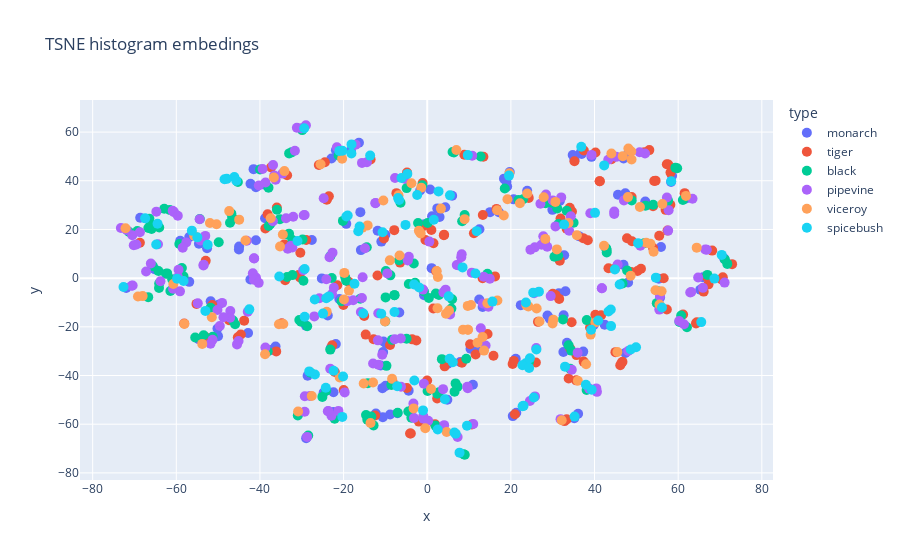
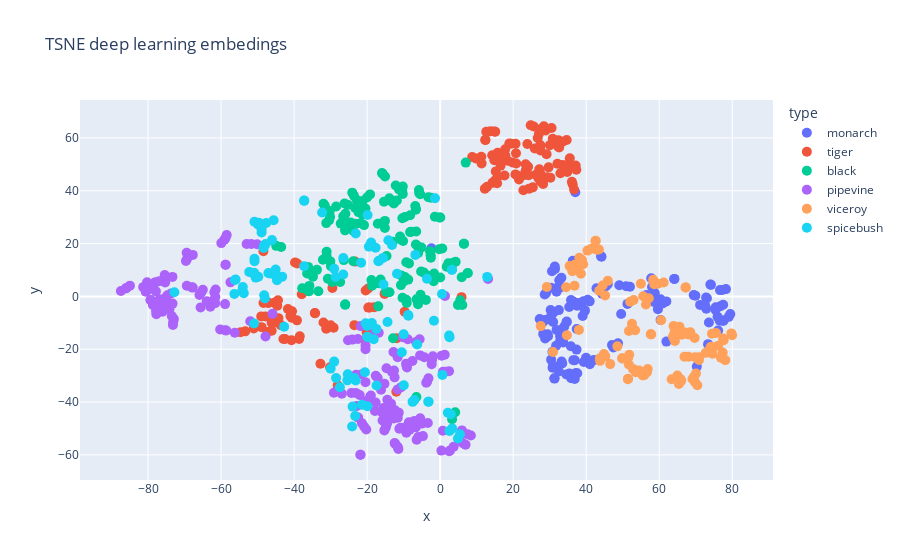
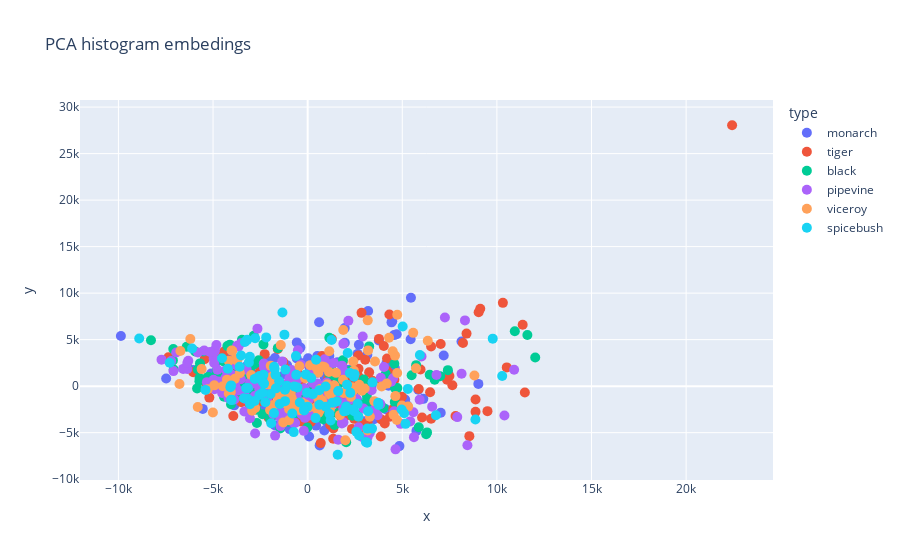
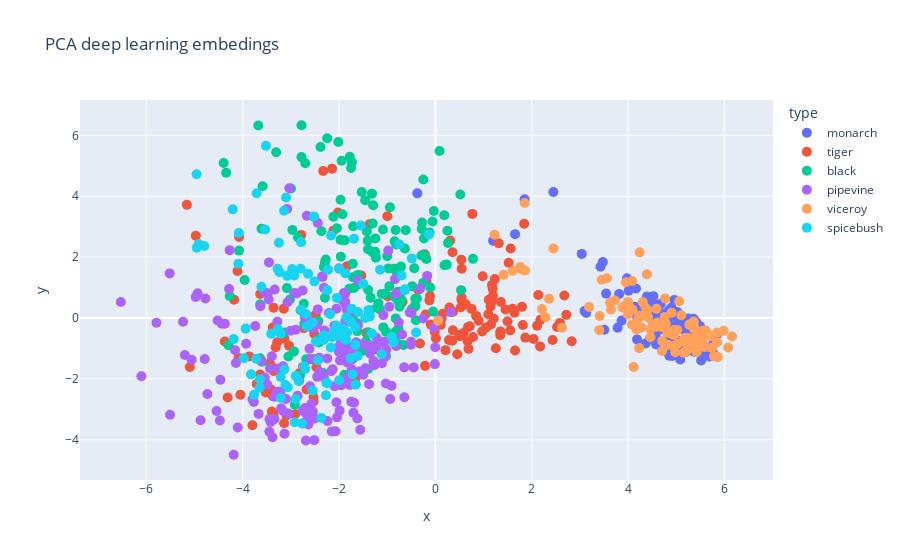

Notebook code cell kept with these figures, in order:
### Code cell
#------------------------------
# TNSE

fig = px.scatter(df_tsne_histograms, x="x", y="y", color="type", title="TSNE histogram embedings")
fig.update_traces(textfont_size=10, marker=dict(size=10))
fig.update_layout(template="plotly")

fig.show()

fig = px.scatter(df_tsne_deep_embedings, x="x", y="y", color="type", title="TSNE deep learning embedings")

fig.update_traces(textfont_size=10, marker=dict(size=10))
fig.update_layout(template="plotly")

fig.show()

#------------------------------
# PCA
fig = px.scatter(df_pca_histograms, x="x", y="y", color="type", title="PCA histogram embedings")
fig.update_traces(textfont_size=10, marker=dict(size=10))
fig.update_layout(template="plotly")

fig.show()

fig = px.scatter(df_pca_deep_embedings, 
                 x="x", 
                 y="y", 
                 color="type", 
                 title="PCA deep learning embedings")

fig.update_traces(textfont_size=10, marker=dict(size=10))
fig.update_layout(template="plotly")

fig.show()

### Figure 1 — Plotly figure (JSON) as saved in the notebook; plotly's stock layout.template omitted (floating-point values rounded to 4 significant figures; data arrays with more than 128 entries replaced by an {"elided": "..."} marker saying what was removed)
{"data": [{"hovertemplate": "type=monarch<br>x=%{x}<br>y=%{y}<extra></extra>", "legendgroup": "monarch", "marker": {"color": "#636efa", "size": 10, "symbol": "circle"}, "mode": "markers", "name": "monarch", "orientation": "v", "showlegend": true, "textfont": {"size": 10}, "type": "scatter", "x": {"elided": "132 float values"}, "xaxis": "x", "y": {"elided": "132 float values"}, "yaxis": "y"}, {"hovertemplate": "type=tiger<br>x=%{x}<br>y=%{y}<extra></extra>", "legendgroup": "tiger", "marker": {"color": "#EF553B", "size": 10, "symbol": "circle"}, "mode": "markers", "name": "tiger", "orientation": "v", "showlegend": true, "textfont": {"size": 10}, "type": "scatter", "x": {"elided": "152 float values"}, "xaxis": "x", "y": {"elided": "152 float values"}, "yaxis": "y"}, {"hovertemplate": "type=black<br>x=%{x}<br>y=%{y}<extra></extra>", "legendgroup": "black", "marker": {"color": "#00cc96", "size": 10, "symbol": "circle"}, "mode": "markers", "name": "black", "orientation": "v", "showlegend": true, "textfont": {"size": 10}, "type": "scatter", "x": {"elided": "160 float values"}, "xaxis": "x", "y": {"elided": "160 float values"}, "yaxis": "y"}, {"hovertemplate": "type=pipevine<br>x=%{x}<br>y=%{y}<extra></extra>", "legendgroup": "pipevine", "marker": {"color": "#ab63fa", "size": 10, "symbol": "circle"}, "mode": "markers", "name": "pipevine", "orientation": "v", "showlegend": true, "textfont": {"size": 10}, "type": "scatter", "x": {"elided": "192 float values"}, "xaxis": "x", "y": {"elided": "192 float values"}, "yaxis": "y"}, {"hovertemplate": "type=viceroy<br>x=%{x}<br>y=%{y}<extra></extra>", "legendgroup": "viceroy", "marker": {"color": "#FFA15A", "size": 10, "symbol": "circle"}, "mode": "markers", "name": "viceroy", "orientation": "v", "showlegend": true, "textfont": {"size": 10}, "type": "scatter", "x": [-34.42, 36.01, 32.15, 8.934, 28.23, -69.16, 2.542, -13.56, -24.03, -38.78, 52.37, 6.964, 26.83, -36.68, -34.53, 33.78, 35.78, -19.91, 2.264, 48.09, 45.46, -51.51, 48.63, 42.26, 54.58, 24.19, 13.57, 18.3, -14.25, 16.72, -72.15, -10.49, -12.96, 23.71, -1.442, 19.64, 30.14, -47.35, 30.64, 56.04, -20.92, -37.44, -51.95, 26.17, 10.47, 54.12, -8.405, 39.07, 9.722, -44.97, -3.26, -6.869, -25.5, 64.43, 40.22, 16.77, 2.456, -43.46, 23.91, 48.79, -68.05, -15.51, 9.731, 27.85, 30.99, 12.03, -34.15, 3.27, 44.04, 61.86, 9.689, 0.8956, 56.22, 47.99, 5.201, -30.88, -10.09, -60.71, 48.85, -19.82, 46.75, -27.61, -15.19, 55.53, 29.96, -0.4694, 19.18, -55.72, -6.617, 50.85, -3.777, -58.07, 37.98, 4.48, 22.16, 8.551, -35.2, -1.578, 4.642, 53.36, -35.46, -8.945, -53.8, -18.72, 13.23, -1.997, 14.38, -50.38, -20.35], "xaxis": "x", "y": [-18.85, -42.14, -58.4, 24.24, 16.12, -7.566, 0.4743, -59.5, -13.79, -31.27, 14.57, 52.65, -17.82, 41.37, 17.93, 22.65, 17.61, -8.732, 2.934, 53.29, -30.34, -16.02, 1.0, 13.32, -4.988, -11.61, -29.77, 25.76, 21.66, 27.89, 20.47, 31.88, -42.85, -11.17, 37.17, 43.13, -17.06, 27.54, 31.32, -5.392, -40.82, 24.64, 22.62, -12.44, -11.05, 10.86, -41.37, -23.2, -21.22, 24.03, -53.51, 34.05, 46.81, 12.53, -18.17, -9.155, -12.34, 15.48, 34.77, 52.05, -7.374, 20.71, -21.19, 33.22, 11.82, -26.56, 43.98, 28.57, 51.19, 33.78, -11.41, -45.51, 30.45, 33.28, -13.28, -54.81, -17.77, -2.391, 48.71, 2.161, 50.12, -48.41, -43.28, -10.8, -18.58, -61.68, 32.38, 17.42, 9.297, 29.23, 39.0, -18.8, -35.36, -14.65, 30.74, -21.2, 13.01, 18.39, -63.19, 14.16, -18.97, 7.307, -27.0, -5.118, -24.21, 19.42, -10.31, 22.13, 49.06], "yaxis": "y"}, {"hovertemplate": "type=spicebush<br>x=%{x}<br>y=%{y}<extra></extra>", "legendgroup": "spicebush", "marker": {"color": "#19d3f3", "size": 10, "symbol": "circle"}, "mode": "markers", "name": "spicebush", "orientation": "v", "showlegend": true, "textfont": {"size": 10}, "type": "scatter", "x": [11.82, -15.29, 11.54, 23.53, 43.34, -20.27, -10.67, 46.01, 23.03, -24.14, 49.92, 56.13, -52.5, -18.1, 6.11, -72.63, -64.8, 1.566, 22.76, -46.12, 23.6, 36.84, 39.33, 26.71, -54.97, 6.817, -3.135, -47.93, 25.34, -5.199, -24.26, 37.94, -67.46, 7.724, -22.39, 35.23, 32.72, -21.01, 50.42, -16.49, -11.0, 8.441, 26.1, -23.5, 9.695, 4.226, 24.36, 68.66, -59.81, -28.22, -2.405, -26.89, -6.152, -7.19, -35.37, -29.31, -20.31, 44.86, 40.87, 54.66, 15.59, -45.65, 2.497, -7.832, -42.54, 42.31, 19.55, 48.66, 9.505, -1.003, -31.02, -17.4, -53.04, 32.94, 5.128, -18.13, -24.92, -4.759, -29.32, 58.34, 25.48, -64.48, -56.27, 65.52, 40.11, -6.974, -48.47, 2.705, -20.12, -3.08, 43.88, 5.365, -1.934, -19.02, 70.41, 6.491, 43.95, -13.65, -19.34, 24.55, -16.17, 22.8, -29.42, -6.729, -26.85, -58.26, 5.435, 39.19], "xaxis": "x", "y": [19.31, -14.55, 1.907, -34.93, -13.68, 52.31, 18.85, -2.598, -52.47, -8.229, -28.39, -12.04, 13.69, 54.94, -34.53, -3.661, 13.85, 23.96, -35.78, 41.57, -9.971, 53.96, -45.86, -5.551, 16.76, -63.91, -2.641, 40.78, -5.964, 21.88, -45.03, -43.77, 24.57, -71.69, -38.04, -56.87, 22.03, 52.28, 14.38, 19.29, -14.62, 4.415, -29.34, -7.49, 50.55, -49.74, -36.89, -0.1933, -0.2413, -38.3, 34.16, -8.783, 41.15, -44.4, 0.6702, -15.87, -57.0, 3.597, -17.38, 0.1971, -9.643, 40.05, -62.17, -13.89, -12.81, 46.31, 42.13, -29.29, -60.65, -54.32, 15.27, -2.27, -13.45, -36.36, -7.486, 51.18, -14.57, 42.82, 3.728, 39.81, -49.04, 22.35, 19.51, -18.05, 26.83, 32.93, 40.61, 35.64, -40.39, -42.04, -12.88, -33.14, -3.841, 25.7, 9.549, -63.4, -19.7, 50.34, 25.35, -32.91, 21.2, -52.61, 61.59, 32.07, -39.6, -1.208, 34.0, -21.21], "yaxis": "y"}], "layout": {"legend": {"title": {"text": "type"}, "tracegroupgap": 0}, "title": {"text": "TSNE histogram embedings"}, "xaxis": {"anchor": "y", "domain": [0, 1], "title": {"text": "x"}}, "yaxis": {"anchor": "x", "domain": [0, 1], "title": {"text": "y"}}}}

### Figure 2 — Plotly figure (JSON) as saved in the notebook; plotly's stock layout.template omitted (floating-point values rounded to 4 significant figures; data arrays with more than 128 entries replaced by an {"elided": "..."} marker saying what was removed)
{"data": [{"hovertemplate": "type=monarch<br>x=%{x}<br>y=%{y}<extra></extra>", "legendgroup": "monarch", "marker": {"color": "#636efa", "size": 10, "symbol": "circle"}, "mode": "markers", "name": "monarch", "orientation": "v", "showlegend": true, "textfont": {"size": 10}, "type": "scatter", "x": {"elided": "132 float values"}, "xaxis": "x", "y": {"elided": "132 float values"}, "yaxis": "y"}, {"hovertemplate": "type=tiger<br>x=%{x}<br>y=%{y}<extra></extra>", "legendgroup": "tiger", "marker": {"color": "#EF553B", "size": 10, "symbol": "circle"}, "mode": "markers", "name": "tiger", "orientation": "v", "showlegend": true, "textfont": {"size": 10}, "type": "scatter", "x": {"elided": "152 float values"}, "xaxis": "x", "y": {"elided": "152 float values"}, "yaxis": "y"}, {"hovertemplate": "type=black<br>x=%{x}<br>y=%{y}<extra></extra>", "legendgroup": "black", "marker": {"color": "#00cc96", "size": 10, "symbol": "circle"}, "mode": "markers", "name": "black", "orientation": "v", "showlegend": true, "textfont": {"size": 10}, "type": "scatter", "x": {"elided": "160 float values"}, "xaxis": "x", "y": {"elided": "160 float values"}, "yaxis": "y"}, {"hovertemplate": "type=pipevine<br>x=%{x}<br>y=%{y}<extra></extra>", "legendgroup": "pipevine", "marker": {"color": "#ab63fa", "size": 10, "symbol": "circle"}, "mode": "markers", "name": "pipevine", "orientation": "v", "showlegend": true, "textfont": {"size": 10}, "type": "scatter", "x": {"elided": "192 float values"}, "xaxis": "x", "y": {"elided": "192 float values"}, "yaxis": "y"}, {"hovertemplate": "type=viceroy<br>x=%{x}<br>y=%{y}<extra></extra>", "legendgroup": "viceroy", "marker": {"color": "#FFA15A", "size": 10, "symbol": "circle"}, "mode": "markers", "name": "viceroy", "orientation": "v", "showlegend": true, "textfont": {"size": 10}, "type": "scatter", "x": [59.68, 63.8, 52.54, 70.94, 56.84, 51.47, 60.52, 58.64, 63.93, 51.79, 67.07, 38.01, 65.77, 52.71, 58.34, 51.69, 68.52, 54.96, 67.28, 79.96, 38.11, 43.48, 55.5, 46.57, 36.8, 70.89, 56.68, 77.65, 49.81, 64.21, 37.51, 51.48, 45.92, 52.8, 57.66, 66.05, 74.24, 43.76, 38.86, 63.4, 64.97, 45.17, 45.23, 77.39, 69.1, 52.99, 42.6, 69.79, 76.94, 34.71, 34.5, 51.71, 36.21, 53.14, 69.55, 70.07, 66.18, 56.36, 76.16, 50.03, 40.35, 69.81, 77.06, 69.71, 29.21, 75.57, 61.22, 74.04, 27.56, 36.85, 36.3, 44.5, 67.2, 67.98, 78.1, 41.4, 51.42, 65.38, 38.55, 53.4, 43.56, 39.17, 55.96, 73.5, 63.89, 42.56, 65.56, 48.54, 54.5, 74.45, 57.81, 42.93, 79.76, 67.99, 64.3, 72.76, 66.92, 30.89, 77.51, 57.14, 52.05, 35.45, 70.43, 55.62, 65.41, 53.6, 74.61, 43.8, 44.85], "xaxis": "x", "y": [4.77, -15.07, -10.38, -23.05, -27.47, -23.2, -9.016, 4.607, -11.24, -22.11, -13.64, -12.67, -31.3, -12.33, 6.319, -25.78, -13.61, 4.815, 3.372, -14.69, 14.6, 17.76, -29.92, -25.62, 4.032, -24.08, -28.6, -16.55, -23.41, -13.68, 10.89, -31.14, 5.901, -27.46, -14.32, -31.87, -19.02, -23.42, 13.77, -31.35, -29.96, 0.3538, -22.68, -21.24, -31.24, -1.353, 21.1, -23.02, -23.17, -14.7, 3.476, -13.07, 9.545, -27.75, -30.45, -29.2, -14.52, -3.065, -18.63, -23.54, 17.34, -32.47, -23.06, -15.72, 3.559, -13.84, 5.249, -19.32, -11.24, 12.02, 9.927, 4.146, 3.414, -14.41, -24.1, 18.07, -31.31, -33.12, 8.594, -12.78, 2.171, 12.2, -29.71, -20.78, -15.6, 20.99, -11.47, -18.91, -28.02, -14.15, -14.35, 17.7, -14.0, -22.81, -16.9, -21.36, -22.83, -21.05, -15.97, -0.6702, -2.025, 11.5, -33.62, 0.05894, -13.71, -28.69, -21.66, -24.4, -21.78], "yaxis": "y"}, {"hovertemplate": "type=spicebush<br>x=%{x}<br>y=%{y}<extra></extra>", "legendgroup": "spicebush", "marker": {"color": "#19d3f3", "size": 10, "symbol": "circle"}, "mode": "markers", "name": "spicebush", "orientation": "v", "showlegend": true, "textfont": {"size": 10}, "type": "scatter", "x": [-29.03, -47.05, -3.237, -54.04, -43.27, 2.107, -13.18, -46.04, -6.291, -48.34, -20.6, -46.7, -17.68, -18.7, -54.25, -8.794, 2.566, -28.64, -53.78, 3.305, -23.97, -44.68, -10.5, -44.43, -6.789, -3.606, -37.25, -19.92, -23.12, -49.9, -56.01, -32.32, 12.89, -50.86, -45.49, -56.2, -18.91, -45.61, -1.414, -50.84, -48.91, -52.29, -50.98, -29.98, -16.71, -17.41, -51.29, -26.52, 2.572, -50.84, -48.9, -19.84, -19.11, -27.47, -29.02, -21.41, -25.41, -28.5, -48.21, -15.51, -20.41, -49.65, -47.8, -19.52, -19.99, -24.11, -1.705, -7.056, -25.3, 0.5199, -23.49, -7.547, -9.958, -37.26, -21.65, 5.423, -48.0, 2.923, -18.2, -50.5, -11.81, -8.673, -15.65, -45.06, -23.27, 3.23, -49.1, -37.2, -50.95, -17.44, -14.42, -3.157, -47.63, -19.99, -9.995, -72.79, -42.74, -56.36, -19.87, -49.8, -16.93, -48.19, 4.87, 2.465, 0.6157, -14.18, -23.12, -26.55], "xaxis": "x", "y": [-24.67, 8.837, -39.84, 3.576, 7.488, -44.05, 19.45, 21.33, -18.21, 18.32, -28.7, 8.651, 18.44, -10.09, 2.055, -7.036, -50.9, 7.357, 1.236, -49.96, -41.71, 6.168, -21.16, 7.333, 15.73, 6.66, 11.42, -41.6, -31.82, 27.27, 6.404, 31.74, 7.389, 28.27, 8.346, 6.205, 20.4, 28.84, 37.14, 14.27, 24.17, 9.227, -10.23, -27.33, 13.54, -33.73, 8.769, 14.57, -15.43, 13.34, 25.42, -15.36, 19.02, -34.38, 10.43, -41.05, -31.77, -30.87, 19.28, 4.544, -10.16, 27.89, 19.81, 18.86, -15.28, -49.23, -9.226, -39.24, -29.48, 0.9328, -30.91, -39.91, -33.6, 36.27, 12.77, -52.18, -0.8119, -44.58, -16.17, 7.127, 8.599, -7.27, 14.58, 10.17, -45.26, 10.05, 27.24, 36.26, 8.93, -12.33, -9.661, -39.85, 27.81, -11.22, -14.31, 1.613, -11.48, 0.948, 30.86, 7.461, 13.3, 0.4569, -53.76, -14.83, -29.71, 21.25, 23.84, 8.327], "yaxis": "y"}], "layout": {"legend": {"title": {"text": "type"}, "tracegroupgap": 0}, "title": {"text": "TSNE deep learning embedings"}, "xaxis": {"anchor": "y", "domain": [0, 1], "title": {"text": "x"}}, "yaxis": {"anchor": "x", "domain": [0, 1], "title": {"text": "y"}}}}

### Figure 3 — Plotly figure (JSON) as saved in the notebook; plotly's stock layout.template omitted (floating-point values rounded to 4 significant figures; data arrays with more than 128 entries replaced by an {"elided": "..."} marker saying what was removed)
{"data": [{"hovertemplate": "type=monarch<br>x=%{x}<br>y=%{y}<extra></extra>", "legendgroup": "monarch", "marker": {"color": "#636efa", "size": 10, "symbol": "circle"}, "mode": "markers", "name": "monarch", "orientation": "v", "showlegend": true, "textfont": {"size": 10}, "type": "scatter", "x": {"elided": "132 float values"}, "xaxis": "x", "y": {"elided": "132 float values"}, "yaxis": "y"}, {"hovertemplate": "type=tiger<br>x=%{x}<br>y=%{y}<extra></extra>", "legendgroup": "tiger", "marker": {"color": "#EF553B", "size": 10, "symbol": "circle"}, "mode": "markers", "name": "tiger", "orientation": "v", "showlegend": true, "textfont": {"size": 10}, "type": "scatter", "x": {"elided": "152 float values"}, "xaxis": "x", "y": {"elided": "152 float values"}, "yaxis": "y"}, {"hovertemplate": "type=black<br>x=%{x}<br>y=%{y}<extra></extra>", "legendgroup": "black", "marker": {"color": "#00cc96", "size": 10, "symbol": "circle"}, "mode": "markers", "name": "black", "orientation": "v", "showlegend": true, "textfont": {"size": 10}, "type": "scatter", "x": {"elided": "160 float values"}, "xaxis": "x", "y": {"elided": "160 float values"}, "yaxis": "y"}, {"hovertemplate": "type=pipevine<br>x=%{x}<br>y=%{y}<extra></extra>", "legendgroup": "pipevine", "marker": {"color": "#ab63fa", "size": 10, "symbol": "circle"}, "mode": "markers", "name": "pipevine", "orientation": "v", "showlegend": true, "textfont": {"size": 10}, "type": "scatter", "x": {"elided": "192 float values"}, "xaxis": "x", "y": {"elided": "192 float values"}, "yaxis": "y"}, {"hovertemplate": "type=viceroy<br>x=%{x}<br>y=%{y}<extra></extra>", "legendgroup": "viceroy", "marker": {"color": "#FFA15A", "size": 10, "symbol": "circle"}, "mode": "markers", "name": "viceroy", "orientation": "v", "showlegend": true, "textfont": {"size": 10}, "type": "scatter", "x": [-1751.0, 3169.0, 1991.0, 1412.0, 1870.0, -5279.0, 660.1, -1288.0, -1046.0, 2347.0, 4178.0, -1420.0, 2287.0, -3746.0, -3851.0, 1500.0, -134.3, -1597.0, -742.1, 5577.0, 4540.0, -4168.0, 3014.0, 2441.0, 3521.0, 1134.0, 649.1, 3193.0, -2178.0, 3557.0, -6725.0, -431.5, -978.8, 1905.0, 1126.0, 1881.0, 2863.0, -4024.0, 896.4, 5310.0, -2773.0, -3582.0, -3827.0, 2011.0, 1228.0, 4638.0, -988.4, 4716.0, -57.77, -4264.0, -284.1, 563.9, -3982.0, 4616.0, 1702.0, 2412.0, 571.4, -5605.0, 1140.0, 4735.0, -4484.0, -1879.0, 429.6, 127.8, 2725.0, -108.9, -6200.0, 776.7, 3174.0, 8813.0, 764.2, -578.6, 5727.0, 4494.0, 72.19, -5009.0, -1811.0, -4062.0, 6347.0, -1953.0, 4301.0, -2935.0, -853.3, 4982.0, 2102.0, -1987.0, 1035.0, -4174.0, -894.0, 4731.0, 478.6, -6774.0, 3288.0, -1173.0, 2410.0, 1176.0, -4932.0, -1603.0, 564.5, 3907.0, -1336.0, -717.9, -5808.0, -1441.0, -404.6, -1915.0, 548.1, -2985.0, -3695.0], "xaxis": "x", "y": [-687.3, -4766.0, -5813.0, 64.97, 675.6, -331.7, -317.6, -3896.0, -630.8, -111.3, 273.9, 4414.0, -1151.0, 2751.0, 782.9, 1429.0, 850.7, -1083.0, -1683.0, 5730.0, -3080.0, -797.4, -251.8, 1665.0, -1612.0, -767.8, -2572.0, 3843.0, 225.2, 2652.0, 3771.0, 2141.0, -2473.0, -725.4, 1519.0, 6029.0, -487.3, 3825.0, 2040.0, -2198.0, -2354.0, 1400.0, 2896.0, -671.4, -973.5, -1069.0, -3657.0, -3645.0, -2217.0, 699.5, -1792.0, 1449.0, 3804.0, 3286.0, -3117.0, -474.0, -1403.0, 1834.0, 3759.0, 7683.0, -14.57, 1031.0, -2315.0, 2260.0, 146.1, -1976.0, 5071.0, 2126.0, 7073.0, 1146.0, -1524.0, -2319.0, 1914.0, 3761.0, -2260.0, -2826.0, -2032.0, -619.1, 4890.0, 2185.0, 5195.0, -2636.0, -1230.0, -2091.0, -320.0, -2557.0, 191.9, 2718.0, -643.7, 1406.0, 1945.0, 229.2, -3294.0, -1848.0, 2650.0, -2506.0, 85.62, -892.4, -2887.0, -35.18, -976.2, -60.93, -2237.0, -794.5, -2584.0, 68.4, -859.1, 1199.0, 2940.0], "yaxis": "y"}, {"hovertemplate": "type=spicebush<br>x=%{x}<br>y=%{y}<extra></extra>", "legendgroup": "spicebush", "marker": {"color": "#19d3f3", "size": 10, "symbol": "circle"}, "mode": "markers", "name": "spicebush", "orientation": "v", "showlegend": true, "textfont": {"size": 10}, "type": "scatter", "x": [-2338.0, -3175.0, 276.7, 2459.0, 2642.0, -3106.0, -1773.0, 1536.0, 2717.0, -2553.0, 6775.0, 4963.0, -3595.0, -1228.0, -9.248, -4525.0, -7289.0, -99.0, 2685.0, -1333.0, 1308.0, 5021.0, 3078.0, 2027.0, -4217.0, 961.5, -1199.0, -3196.0, 3745.0, -2542.0, -1926.0, 3143.0, -8902.0, -187.0, -3047.0, 1588.0, 2231.0, -3055.0, 3429.0, -2388.0, -1961.0, -35.15, 3195.0, -2376.0, -619.7, 418.1, 3728.0, 10280.0, -4045.0, -4044.0, -1178.0, -2239.0, -1502.0, -1777.0, -3374.0, -2304.0, -736.4, 948.9, 2387.0, 5295.0, 1614.0, -2192.0, -812.4, -1196.0, -3250.0, 2116.0, 1263.0, 5170.0, 1214.0, -184.8, -3160.0, -536.6, -5401.0, 1931.0, 620.1, 444.2, -1677.0, -604.3, -2797.0, 5929.0, 2572.0, -6107.0, -3519.0, 8865.0, 2444.0, 186.8, -3317.0, 2480.0, -2800.0, -1477.0, 2249.0, -413.0, -1097.0, -1702.0, 9780.0, 1150.0, 5097.0, 612.8, -2658.0, 2035.0, -1744.0, 3400.0, -2776.0, -702.0, -4018.0, -4085.0, 2081.0, 3157.0], "xaxis": "x", "y": [1224.0, -1364.0, -855.2, -2703.0, -1904.0, 2553.0, 2089.0, -1651.0, -5294.0, -949.1, -3122.0, -2502.0, 2082.0, 5538.0, -2208.0, 3000.0, 2511.0, 1262.0, -3288.0, 7927.0, -1772.0, 6417.0, -5996.0, -2630.0, 1867.0, -2220.0, -391.4, 4978.0, -2014.0, 1100.0, -3981.0, -6075.0, 5114.0, -2608.0, -1952.0, -7374.0, 1405.0, 3168.0, 406.5, 502.8, -836.2, -709.3, -2697.0, -711.9, 3242.0, -3435.0, -1786.0, 1085.0, 82.99, -1462.0, 1779.0, -1732.0, 531.6, -2899.0, -1303.0, 274.0, -4940.0, -35.92, -2472.0, -293.4, -532.3, 5240.0, -2948.0, -1613.0, -224.0, 3555.0, 4957.0, -4051.0, -3689.0, -2512.0, -190.9, -135.0, -403.9, -2710.0, -2011.0, 2840.0, -237.1, 1215.0, 778.6, 3344.0, -4909.0, 4044.0, 3296.0, -3593.0, 1013.0, 873.1, 4745.0, 1278.0, -1586.0, -1918.0, -722.0, -1750.0, 42.7, 1214.0, 5108.0, -2962.0, -2915.0, -447.5, 915.3, -2198.0, 1873.0, -4565.0, 5157.0, -24.99, -1498.0, -108.5, 164.0, -4565.0], "yaxis": "y"}], "layout": {"legend": {"title": {"text": "type"}, "tracegroupgap": 0}, "title": {"text": "PCA histogram embedings"}, "xaxis": {"anchor": "y", "domain": [0, 1], "title": {"text": "x"}}, "yaxis": {"anchor": "x", "domain": [0, 1], "title": {"text": "y"}}}}

### Figure 4 — Plotly figure (JSON) as saved in the notebook; plotly's stock layout.template omitted (floating-point values rounded to 4 significant figures; data arrays with more than 128 entries replaced by an {"elided": "..."} marker saying what was removed)
{"data": [{"hovertemplate": "type=monarch<br>x=%{x}<br>y=%{y}<extra></extra>", "legendgroup": "monarch", "marker": {"color": "#636efa", "size": 10, "symbol": "circle"}, "mode": "markers", "name": "monarch", "orientation": "v", "showlegend": true, "textfont": {"size": 10}, "type": "scatter", "x": {"elided": "132 float values"}, "xaxis": "x", "y": {"elided": "132 float values"}, "yaxis": "y"}, {"hovertemplate": "type=tiger<br>x=%{x}<br>y=%{y}<extra></extra>", "legendgroup": "tiger", "marker": {"color": "#EF553B", "size": 10, "symbol": "circle"}, "mode": "markers", "name": "tiger", "orientation": "v", "showlegend": true, "textfont": {"size": 10}, "type": "scatter", "x": {"elided": "152 float values"}, "xaxis": "x", "y": {"elided": "152 float values"}, "yaxis": "y"}, {"hovertemplate": "type=black<br>x=%{x}<br>y=%{y}<extra></extra>", "legendgroup": "black", "marker": {"color": "#00cc96", "size": 10, "symbol": "circle"}, "mode": "markers", "name": "black", "orientation": "v", "showlegend": true, "textfont": {"size": 10}, "type": "scatter", "x": {"elided": "160 float values"}, "xaxis": "x", "y": {"elided": "160 float values"}, "yaxis": "y"}, {"hovertemplate": "type=pipevine<br>x=%{x}<br>y=%{y}<extra></extra>", "legendgroup": "pipevine", "marker": {"color": "#ab63fa", "size": 10, "symbol": "circle"}, "mode": "markers", "name": "pipevine", "orientation": "v", "showlegend": true, "textfont": {"size": 10}, "type": "scatter", "x": {"elided": "192 float values"}, "xaxis": "x", "y": {"elided": "192 float values"}, "yaxis": "y"}, {"hovertemplate": "type=viceroy<br>x=%{x}<br>y=%{y}<extra></extra>", "legendgroup": "viceroy", "marker": {"color": "#FFA15A", "size": 10, "symbol": "circle"}, "mode": "markers", "name": "viceroy", "orientation": "v", "showlegend": true, "textfont": {"size": 10}, "type": "scatter", "x": [5.026, 5.424, 4.307, 5.605, 2.286, 3.19, 5.247, 5.208, 5.292, 2.361, 5.848, 4.952, 5.437, 4.705, 4.812, 3.629, 5.606, 5.261, 5.152, 5.851, 1.854, 1.765, 3.727, 4.607, 4.007, 4.903, 3.403, 6.078, 4.0, 5.504, 4.086, 4.473, 3.455, 4.761, 5.864, 5.379, 5.984, 4.093, 1.861, 5.19, 4.704, 3.646, 4.416, 5.413, 5.333, 4.465, 1.797, 5.373, 5.499, 4.77, 4.164, 4.232, 4.365, 4.599, 4.823, 4.952, 5.71, 4.708, 6.16, 4.342, 1.227, 4.232, 5.542, 5.061, 3.561, 5.423, 4.116, 5.368, 5.271, 4.392, 4.591, 4.177, 5.202, 5.54, 4.965, 1.418, 4.7, 4.934, 4.006, 4.981, 4.213, 3.956, 4.08, 5.538, 5.584, 1.608, 4.281, 2.214, 3.884, 4.786, 5.786, 2.451, 5.531, 4.403, 5.747, 5.634, 3.411, 5.107, 5.644, 5.155, 4.875, 4.239, 0.05733, 5.021, 5.743, 4.514, 5.364, 4.0, 2.629], "xaxis": "x", "y": [-0.8539, -1.125, 0.5249, -0.5121, 0.02143, 0.3601, -0.6686, -0.8431, -0.6811, 0.6357, -0.8018, -0.5621, -0.7547, -0.1638, -0.4758, 0.4966, -0.4037, -0.6733, -1.14, -0.48, 3.776, 1.673, 0.572, -0.1582, 0.4125, 0.1693, -0.3996, -0.9717, 0.5283, -0.8775, 1.215, -0.3649, 1.253, 0.03082, -1.278, -1.029, -0.4226, 0.273, 1.561, -0.653, -1.083, 0.2774, 0.02645, -0.6155, -0.8001, -0.6341, 1.592, -0.2829, -0.5387, 0.6434, -0.2356, 0.07521, 0.3293, -0.2884, -0.8763, -0.3977, -0.6005, -0.7571, -0.6069, 0.0986, 2.737, -0.9904, -0.6239, 0.5468, 1.306, -0.5842, -1.609, -0.3516, -0.2183, 1.439, 0.3007, -0.3751, -1.103, -0.7231, -0.5452, 1.423, -0.2966, -0.9178, 0.4414, -1.125, -0.01482, 1.173, -0.2144, -0.4254, -0.9539, 1.551, -0.3125, 0.294, 0.3456, -0.1923, -1.26, 2.284, -0.7018, 0.2594, -0.9869, -0.5426, 0.06329, 0.08954, -0.4922, -0.7142, -0.5116, 2.155, -0.08736, -0.3907, -0.9735, -0.218, -0.1148, 0.1121, -0.3198], "yaxis": "y"}, {"hovertemplate": "type=spicebush<br>x=%{x}<br>y=%{y}<extra></extra>", "legendgroup": "spicebush", "marker": {"color": "#19d3f3", "size": 10, "symbol": "circle"}, "mode": "markers", "name": "spicebush", "orientation": "v", "showlegend": true, "textfont": {"size": 10}, "type": "scatter", "x": [-2.522, -2.243, -1.605, -2.897, -2.046, -1.689, -2.227, -2.51, -2.972, -3.209, -0.1318, -1.717, -2.64, -2.046, -2.918, -3.14, -2.435, -1.916, -2.48, -1.75, -1.498, -1.663, -3.711, -1.855, -3.247, -1.147, -2.262, -1.616, -0.3994, -2.548, -3.13, -3.272, -0.749, -3.975, -2.17, -3.826, -4.206, -4.798, -3.516, -2.785, -2.726, -2.899, -3.765, -1.76, -2.797, -3.408, -2.367, -3.531, -2.787, -1.997, -3.213, -1.849, -2.244, -2.687, -3.275, -0.907, -2.051, -3.213, -2.704, -1.391, -1.116, -3.64, -2.317, -2.64, -1.458, -1.662, -4.956, -1.956, -1.914, -2.165, -0.8672, -3.074, -0.4873, -2.101, -3.1, -2.146, -3.061, -1.36, -2.185, -1.653, -4.089, -3.232, -4.953, -1.834, -2.671, -0.634, -3.717, -2.318, -2.769, -0.6308, -1.867, -2.544, -4.187, -1.316, -3.611, -3.11, -2.838, -3.649, -1.995, -2.272, -4.08, -3.938, -1.885, -1.548, -0.6997, -4.913, -1.74, -2.929], "xaxis": "x", "y": [3.332, -2.14, 0.1978, -1.905, -0.5851, 2.6, 1.581, 1.197, 1.61, -1.937, 2.739, -1.857, 1.45, 0.6576, -3.425, 3.52, -1.388, -0.3657, -0.7687, -0.1246, 1.121, -0.2967, 4.096, -0.7055, 2.469, 1.586, -2.13, -1.251, -0.4765, -2.385, -1.686, -0.3613, 2.42, -1.323, -0.9695, -1.852, 3.568, 2.361, 5.658, 0.2681, -1.587, -2.659, -2.525, -1.325, 1.617, -0.5194, -3.282, 2.907, 2.487, -2.044, -2.618, 0.0142, 0.9146, 0.1314, 1.613, -0.6209, -0.2478, -0.5136, -1.667, 0.2576, -1.191, -2.01, -0.5681, -0.2569, 0.0006029, -0.8768, 4.719, -0.4599, -0.3499, 2.707, -0.7929, 1.384, 1.957, -0.405, 3.956, -0.6281, -2.276, 0.04674, 0.1255, -2.188, 1.779, 1.504, 2.307, -0.4761, -0.2771, 0.9095, -1.339, -0.7125, -3.464, 0.9475, 1.46, -0.1477, -0.6906, -0.5087, 1.023, -2.201, -2.072, -2.295, 1.613, -2.535, 2.789, -0.3491, -0.696, 3.038, 1.394, 2.431, 0.307, 1.393], "yaxis": "y"}], "layout": {"legend": {"title": {"text": "type"}, "tracegroupgap": 0}, "title": {"text": "PCA deep learning embedings"}, "xaxis": {"anchor": "y", "domain": [0, 1], "title": {"text": "x"}}, "yaxis": {"anchor": "x", "domain": [0, 1], "title": {"text": "y"}}}}
